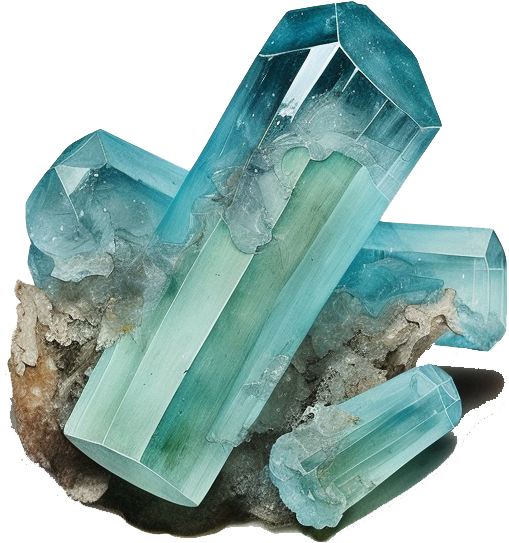
#> input picture illustration-lab/crystal-wallpaper/sources/aquamarine.png, 509 x 543 px; its folder holds 4 pictures in this run
$ python make_pattern.py
#> lines starting #> are read from the running program, lines starting #| are printed output that depends on the picture; after the words box and inside, x2 and y2 are one past the last pixel; in counts of white or black regions, pixels touching at a corner belong together; pictures that were not available may be replaced by others from this repository, and a replacement may not be noted
#!/usr/bin/env python3
"""
Seamless crystal wallpaper generator.

Builds a repeating tile from the watercolor crystal cutouts in sources/.
Seamlessness is guaranteed structurally: every crystal is composited nine
times, at the placement point and at all eight +/- tile-width/height
offsets, so a crystal that runs off one edge reappears on the opposite
edge pixel-for-pixel. Nothing is ever clipped at a boundary, so there is
no seam to fix afterwards.

Layout is a jittered brick grid: one crystal per cell, alternate rows
offset half a cell, position jittered inside the cell and rotation/scale
randomized per instance. Even coverage, no visible rows or columns.

Usage:  python3 make_pattern.py [version ...]
"""

import math
import os
import random
import sys

import numpy as np
from PIL import Image, ImageOps
from scipy import ndimage

HERE = os.path.dirname(os.path.abspath(__file__))
SRC = os.path.join(HERE, "sources")
OUT = os.path.join(HERE, "out")

TILE = 2400  # px, square repeat


# ----------------------------------------------------------------- sprites

def clean(im, level=214, feather=2, erode=0, largest_only=False):
    """Strip the white sticker halo some of the cutouts carry.

    Two steps. First a flood fill inward from outside the silhouette
    through near-white low-saturation pixels — so only white actually
    connected to the outside goes, and an interior white (moonstone's
    whole body) is enclosed by stone, never reached, never touched.
    Then a few passes of erosion to take the anti-aliased ghost the
    flood fill leaves behind, which otherwise reads as a pale outline
    against a dark background.

    `level` is the min-channel a pixel must exceed to count as halo;
    lower is more aggressive. Tuned per sprite in CLEANUP.
    """
    im = ImageOps.expand(im, 4)  # guarantee a transparent border to fill from
    a = np.array(im).astype(np.int16)
    rgb, alpha = a[..., :3], a[..., 3]
    mx, mn = rgb.max(axis=2), rgb.min(axis=2)
    sat = np.where(mx > 0, (mx - mn) / np.maximum(mx, 1), 0)
    whitish = (mn > level) & (sat < 0.18)

    lab, _ = ndimage.label((alpha < 128) | whitish)
    outside = set(np.unique(np.concatenate(
        [lab[0, :], lab[-1, :], lab[:, 0], lab[:, -1]]))) - {0}
    alpha[np.isin(lab, list(outside)) & (alpha >= 128)] = 0

    soft = (mn > level - 22) & (sat < 0.22)
    for _ in range(feather):
        edge = alpha < 128
        nb = np.zeros_like(edge)
        nb[1:, :] |= edge[:-1, :]
        nb[:-1, :] |= edge[1:, :]
        nb[:, 1:] |= edge[:, :-1]
        nb[:, :-1] |= edge[:, 1:]
        alpha[soft & nb & ~edge] = 0

    # Celestite's white margin is also traced in ink, and an ink line is
    # not white — no threshold reaches it. Pulling the silhouette in past
    # the line is the only thing that does.
    if erode:
        keep = ndimage.binary_erosion(
            alpha >= 128, ndimage.generate_binary_structure(2, 1), iterations=erode)
        alpha[~keep] = 0

    # Drop debris the trimming leaves stranded (celestite's loose base rock).
    if largest_only:
        lab, n = ndimage.label(alpha >= 128)
        if n > 1:
            sizes = ndimage.sum(np.ones_like(lab), lab, range(1, n + 1))
            alpha[lab != int(np.argmax(sizes)) + 1] = 0

    a[..., 3] = alpha
    return Image.fromarray(a.astype(np.uint8), "RGBA")


# Per-sprite halo aggressiveness. Celestite's is a thick painted white
# margin drawn with an ink contour, so it needs the full treatment;
# moonstone is itself white, so it gets a high threshold or the flood
# fill starts eating the stone.
CLEANUP = {
    "celestite": {"level": 196, "feather": 4, "erode": 16, "largest_only": True},
    "moonstone": {"level": 232, "feather": 1},
    "halite": {"level": 214, "feather": 2},
}


def load(name):
    im = Image.open(os.path.join(SRC, name + ".png")).convert("RGBA")
    if name in CLEANUP:  # the rest are already clean — don't touch them
        im = clean(im, **CLEANUP[name])
    box = im.getbbox()
    return im.crop(box) if box else im


# [59 lines left out: functions shape, paste_wrapped, layer_spots, not called in this run]


def build(version, shift=(0, 0)):
    cfg = VERSIONS[version]
    rng = random.Random(cfg["seed"])

    sprites = {n: load(n) for n in cfg["crystals"]}
    canvas = Image.new("RGBA", (TILE, TILE), cfg["bg"])

    # Big specimens first, then a smaller fill layer tucked into the gaps
    # on an offset grid — one grid alone always reads as rows.
    spots = []
    for layer in cfg["layers"]:
        spots += layer_spots(layer, cfg["crystals"], rng)

    # Shuffle paint order, or every crystal would overlap its neighbour in
    # the same direction and the whole thing would read as shingles.
    rng.shuffle(spots)

    for s in spots:
        paste_wrapped(canvas, shape(sprites[s["name"]], s["size"], s["angle"], s["size_by"]),
                      (s["x"] + shift[0]) % TILE, (s["y"] + shift[1]) % TILE, TILE)

    return canvas.convert("RGB")


# [14 lines left out: function verify, not called in this run]


# ---------------------------------------------------------------- versions

BIG = {"grid": 5, "size": 440, "scale": (0.86, 1.14), "rotate": (-30, 30),
       "jitter": 0.22, "spacing": 5}
FILL = {"grid": 5, "size": 240, "scale": (0.78, 1.12), "rotate": (-40, 40),
        "jitter": 0.26, "spacing": 5, "offset": 0.5}

# pyrite is deliberately left out of every version: it is the one cutout
# with a cast shadow painted into it, and against a flat ground that reads
# as a smudge rather than a shadow.
# Same size everywhere: one grid, no scale variation. Jitter and rotation
# stay, or a uniform grid reads as a spreadsheet.
UNIFORM_EDGE = {"grid": 5, "size": 430, "scale": (1.0, 1.0), "rotate": (-30, 30),
                "jitter": 0.20, "spacing": 5, "size_by": "edge"}
UNIFORM_AREA = {"grid": 5, "size": 322, "scale": (1.0, 1.0), "rotate": (-32, 32),
                "jitter": 0.26, "spacing": 5, "size_by": "area"}

ALL13 = ["aquamarine", "fluorite", "danburite", "halite", "celestite",
         "spirit-quartz", "opal", "garnet", "rose-quartz",
         "moonstone", "aragonite", "tourmaline", "lapis-lazuli"]
COOL = ["aquamarine", "lapis-lazuli", "fluorite", "moonstone",
        "spirit-quartz", "opal", "tourmaline", "celestite"]
WARM = ["aragonite", "garnet", "rose-quartz", "halite",
        "danburite", "tourmaline", "spirit-quartz"]

VERSIONS = {
    # --- white ground, every crystal the same size (sized by painted area,
    # so a slim shard and a fat lump carry equal weight) ---
    "v4-white-full-spectrum": {"bg": "#FFFFFF", "crystals": ALL13,
                               "layers": [UNIFORM_AREA], "seed": 11},
    "v5-white-cool": {"bg": "#FFFFFF", "crystals": COOL,
                      "layers": [UNIFORM_AREA], "seed": 27},
    "v6-white-warm": {"bg": "#FFFFFF", "crystals": WARM,
                      "layers": [UNIFORM_AREA], "seed": 5},

    # Everything, on warm bone — the whole collection as one pattern.
    "v1-full-spectrum": {
        "bg": "#EFE7DA",
        "crystals": ["aquamarine", "fluorite", "danburite", "halite", "celestite",
                     "spirit-quartz", "opal", "garnet", "rose-quartz",
                     "moonstone", "aragonite", "tourmaline", "lapis-lazuli"],
        "layers": [BIG, FILL], "seed": 11,
    },
    # Cool half on deep ink — lapis gold and the iridescents (opal,
    # moonstone) do the lifting against dark.
    "v2-deep-water": {
        "bg": "#151E33",
        "crystals": ["aquamarine", "lapis-lazuli", "fluorite", "moonstone",
                     "spirit-quartz", "opal", "tourmaline", "celestite"],
        "layers": [BIG, FILL], "seed": 27,
    },
    # Warm half on soft clay — rust, garnet, blush, smoky.
    "v3-clay-and-ember": {
        "bg": "#E6D2C2",
        "crystals": ["aragonite", "garnet", "rose-quartz", "halite",
                     "danburite", "tourmaline", "spirit-quartz"],
        "layers": [BIG, FILL], "seed": 5,
    },
}


# ------------------------------------------------------------------ output

# [8 lines left out: function proof, not called in this run]


def main(which):
    os.makedirs(OUT, exist_ok=True)
    for name in which:
        tile = build(name)
#> in load, im is the input picture: PIL image 509x543 RGBA; mean R, G, B, A 133.4, 168.5, 163.6, 171.1
#> in load, `box = im.getbbox()`: box = (0, 0, 509, 543)
#> call 3 of load, with name = 'danburite'
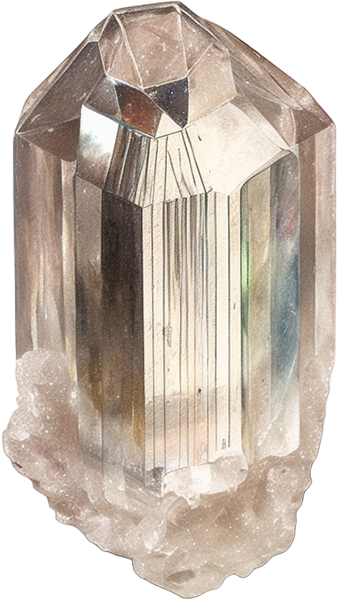
#> input picture illustration-lab/crystal-wallpaper/sources/danburite.png, 338 x 600 px
#> in load, im is the input picture: PIL image 338x600 RGBA; mean R, G, B, A 189.7, 176, 163.1, 201.6
#> in load (call 3), `box = im.getbbox()`: box = (0, 0, 337, 600)
#> call 4 of load, with name = 'halite'
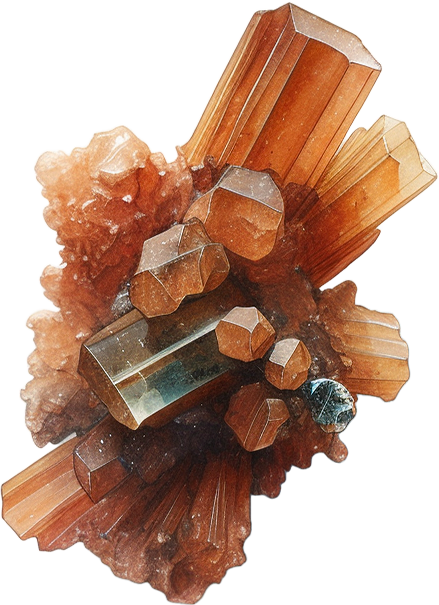
#> input picture illustration-lab/crystal-wallpaper/sources/aragonite.png, 439 x 605 px, given in place of halite.png, which was not available
#> in load, im is the input picture: PIL image 439x605 RGBA; mean R, G, B, A 176.1, 144.8, 126.9, 151.4
#> in clean, `whitish = (mn > level) & (sat < 0.18)`: whitish: shape (613, 447) bool; 25.3% white; 165 white regions (154 under 20 px), largest, box (x1, y1, x2, y2) and area: (4, 4, 443, 494) 62866, (4, 495, 104, 609) 5611, (116, 137, 133, 154) 104
#> in clean, `lab, _ = ndimage.label((alpha < 128) | whitish)`: lab: shape (613, 447) int32; 238 distinct labels, from 0 to 237
#> in clean, `outside = set(np.unique(np.concatenate( [lab[0, :], lab[-1, :], lab[:,..`: outside = 1 item
#> in clean, `alpha[np.isin(lab, list(outside)) & (alpha >= 128)] = 0`: alpha: shape (613, 447) int16; min 0, max 255, mean 146.2
#> in clean, `soft = (mn > level - 22) & (sat < 0.22)`: soft: shape (613, 447) bool; 27.9% white; 277 white regions (252 under 20 px), largest, box (x1, y1, x2, y2) and area: (4, 4, 443, 609) 73843, (413, 374, 443, 385) 263, (353, 57, 384, 74) 225
#> after the loop in clean, `for _ in range(feather):`: alpha: shape (613, 447) int16; min 0, max 255, mean 145.8
#> after the loop in clean, `for _ in range(feather):`:
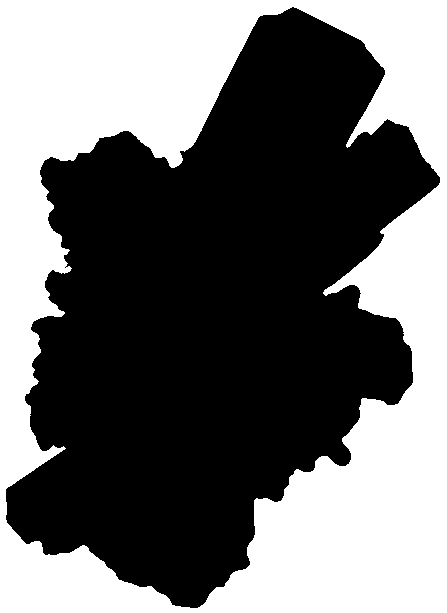
#> nb: shape (613, 447) bool; 43.6% white; 1 white region, box (x1, y1, x2, y2) and area: (0, 0, 447, 613) 119493
#> in load (call 4), `box = im.getbbox()`: box = (4, 4, 443, 609)
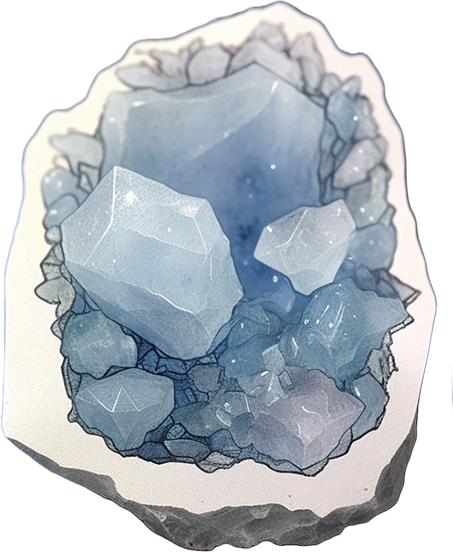
#> input picture illustration-lab/crystal-wallpaper/sources/celestite.png, 453 x 552 px
#> in load, im is the input picture: PIL image 453x552 RGBA; mean R, G, B, A 139.1, 149.3, 162.1, 191.8
#> call 2 of clean, with level = 196, feather = 4, erode = 16, largest_only = True
#> in clean (call 2), `whitish = (mn > level) & (sat < 0.18)`: whitish: shape (560, 461) bool; 21.4% white; 336 white regions (307 under 20 px), largest, box (x1, y1, x2, y2) and area: (6, 7, 440, 522) 47208, (87, 170, 217, 270) 3425, (253, 44, 303, 86) 912
#> in clean (call 2), `lab, _ = ndimage.label((alpha < 128) | whitish)`: lab: shape (560, 461) int32; 508 distinct labels, from 0 to 507
#> in clean (call 2), `alpha[np.isin(lab, list(outside)) & (alpha >= 128)] = 0`: alpha: shape (560, 461) int16; min 0, max 255, mean 139.2
#> in clean (call 2), `soft = (mn > level - 22) & (sat < 0.22)`: soft: shape (560, 461) bool; 30.8% white; 387 white regions (346 under 20 px), largest, box (x1, y1, x2, y2) and area: (4, 7, 440, 522) 57776, (65, 170, 233, 301) 11770, (258, 204, 359, 298) 4373
#> after the loop in clean (call 2), `for _ in range(feather):`:
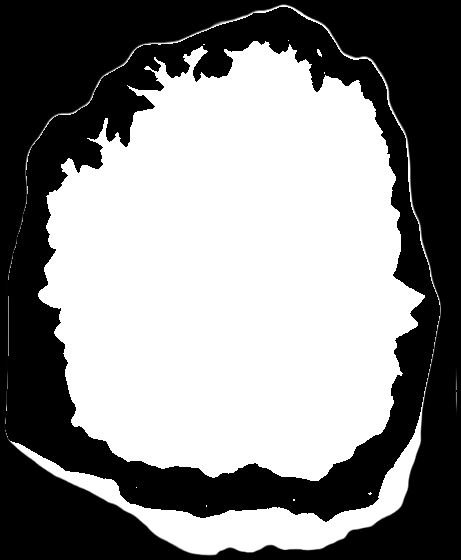
#> alpha: shape (560, 461) int16; min 0, max 255, mean 135.6
#> after the loop in clean (call 2), `for _ in range(feather):`: nb: shape (560, 461) bool; 48.2% white; 1 white region, box (x1, y1, x2, y2) and area: (0, 0, 461, 560) 124533
#> in clean (call 2), `keep = ndimage.binary_erosion( alpha >= 128, ndimage.generate_binary_s..`: keep: shape (560, 461) bool; 40.3% white; 2 white regions, box (x1, y1, x2, y2) and area: (57, 57, 405, 465) 103025, (169, 523, 318, 539) 908
#> in clean (call 2), `lab, n = ndimage.label(alpha >= 128)`:
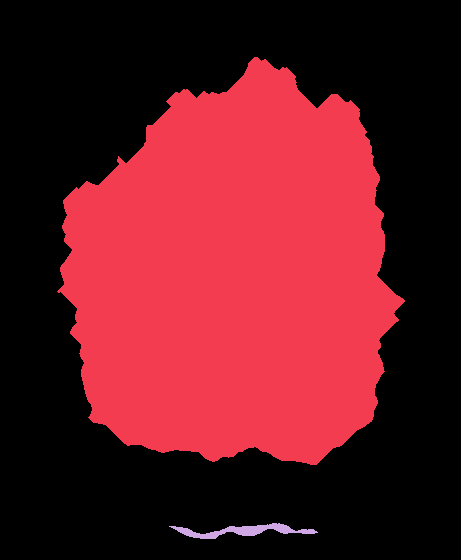
#> lab: shape (560, 461) int32; 3 distinct labels, from 0 to 2; one colour per label, 0 black
#> in clean (call 2), `lab, n = ndimage.label(alpha >= 128)`: n = 2
#> in clean (call 2), `sizes = ndimage.sum(np.ones_like(lab), lab, range(1, n + 1))`: sizes = [103025, 908]
#> in clean (call 2), `alpha[lab != int(np.argmax(sizes)) + 1] = 0`: alpha: shape (560, 461) int16; 39.9% white; 1 white region, box (x1, y1, x2, y2) and area: (57, 57, 405, 465) 103025
#> in load (call 5), `box = im.getbbox()`: box = (57, 57, 405, 465)
#> in load (call 5), `return im.crop(box) if box else im`:
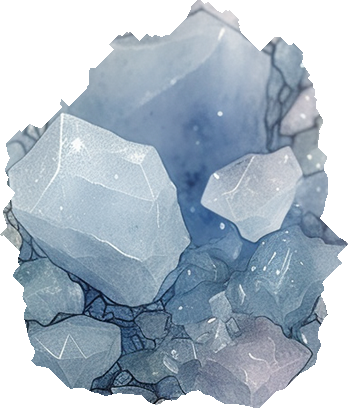
#> returned value: PIL image 348x408 RGBA; mean R, G, B, A 147.3, 162.4, 176.7, 185; transparent parts drawn white
        tile.save(os.path.join(OUT, f"{name}-tile.png"))
        tile.resize((1000, 1000), Image.LANCZOS).save(
            os.path.join(OUT, f"{name}-preview.png"))
        proof(tile).save(os.path.join(OUT, f"{name}-proof2x2.png"))
        print(f"{name}: tile {tile.size[0]}x{tile.size[1]} + 2x2 proof")


if __name__ == "__main__":
#> (the run stopped early here; a loop or call above may not have finished)
